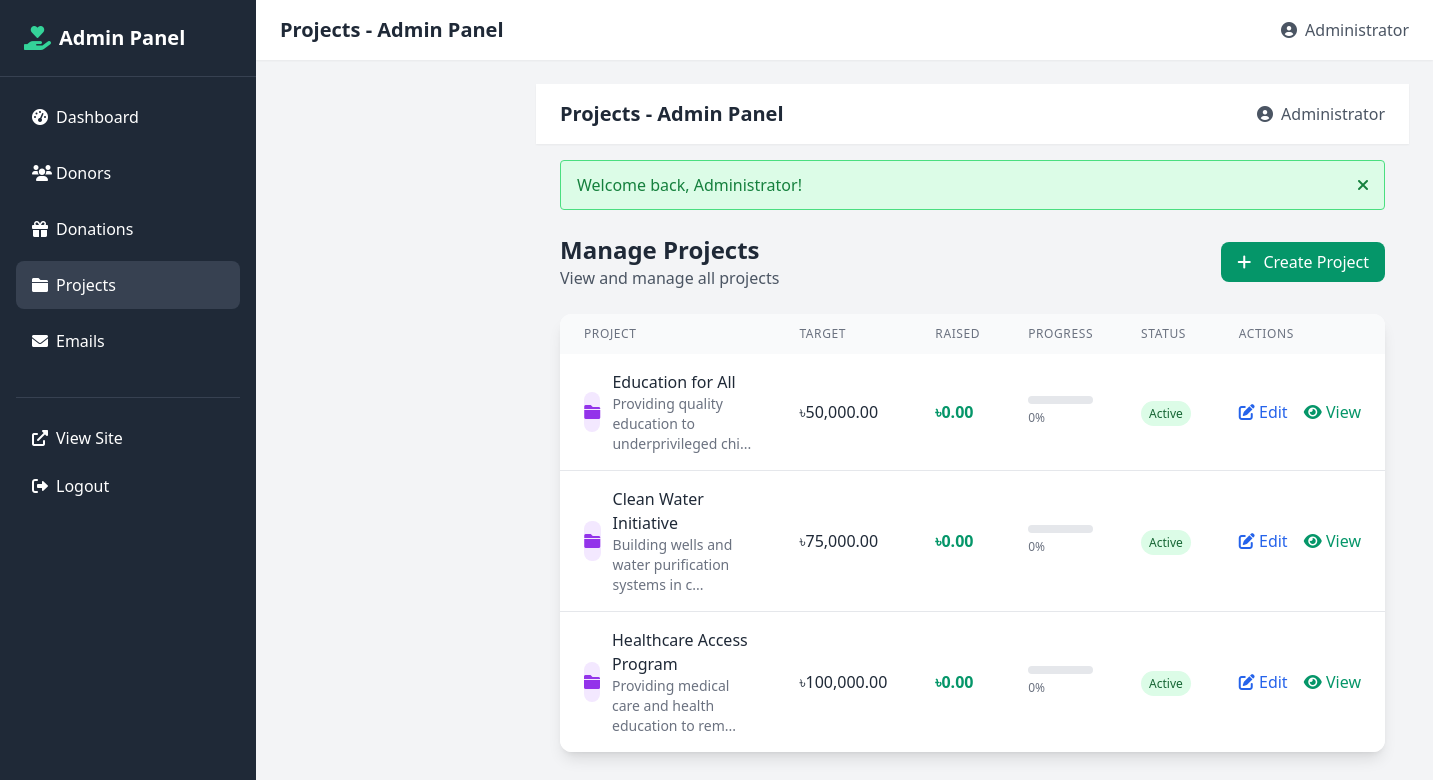
Screenshot of /admin/projects (signed in) with the database file from the repository.
### tables this page shows
CREATE TABLE IF NOT EXISTS projects (
    id BIGINT UNSIGNED AUTO_INCREMENT PRIMARY KEY,
    title VARCHAR(255) NOT NULL,
    slug VARCHAR(255) UNIQUE NOT NULL,
    short_description VARCHAR(500),
    full_description TEXT,
    target_amount DECIMAL(15, 2) NOT NULL DEFAULT 0.00,
    raised_amount DECIMAL(15, 2) DEFAULT 0.00,
    image_path VARCHAR(255),
    status ENUM('draft', 'active', 'completed', 'paused') DEFAULT 'draft',
    start_date DATE DEFAULT NULL,
    end_date DATE DEFAULT NULL,
    created_by BIGINT UNSIGNED DEFAULT NULL,
    created_at TIMESTAMP DEFAULT CURRENT_TIMESTAMP,
    updated_at TIMESTAMP DEFAULT CURRENT_TIMESTAMP ON UPDATE CURRENT_TIMESTAMP,
    FOREIGN KEY (created_by) REFERENCES users(id) ON DELETE SET NULL
);

### controllers/AdminController.php (called while the page is built, shortened)
<?php
class AdminController extends \Controller {
    public function projects() {
        $page = (int) ($_GET['page'] ?? 1);
        $perPage = 10;
        $result = \Project::paginate($page, $perPage);
        $this->view('admin.projects.index', [
            'projects' => $result['data'],
            'currentPage' => $page,
            'totalPages' => $result['totalPages'],
        ]);
    }
}

### public/index.php (called while the page is built, shortened)
<?php
require_once APP_PATH . '/autoload.php';
$router = new Router();
$router->get('/', 'HomeController@index');
$router->get('/projects', 'HomeController@projects');
$router->get('/projects/{slug}', 'HomeController@showProject');
$router->get('/about', 'HomeController@about');
$router->get('/contact', 'HomeController@contact');
$router->get('/login', 'AuthController@showLogin');
$router->post('/login', 'AuthController@login');
$router->get('/register', 'AuthController@showRegister');
$router->post('/register', 'AuthController@register');
$router->get('/logout', 'AuthController@logout');
$router->get('/forgot-password', 'AuthController@showForgotPassword');
$router->get('/dashboard', 'DonorController@dashboard');
$router->get('/donation-history', 'DonorController@showDonationHistory');
$router->get('/donation-history/{id}', 'DonorController@showDonation');
$router->get('/donate/{projectId}', 'DonorController@showDonate');
$router->post('/donate', 'DonorController@processDonation');
$router->get('/donation/success/{id}', 'DonorController@donationSuccess');
$router->get('/profile', 'DonorController@showProfile');
$router->post('/profile', 'DonorController@updateProfile');
$router->get('/admin', 'AdminController@dashboard');
$router->get('/admin/donors', 'AdminController@donors');
$router->get('/admin/donors/{id}', 'AdminController@showDonor');
$router->post('/admin/donors/{id}', 'AdminController@updateDonor');
$router->get('/admin/donations', 'AdminController@donations');
$router->get('/admin/donations/{id}', 'AdminController@showDonation');
$router->post('/admin/donations/{id}', 'AdminController@updateDonationStatus');
$router->get('/admin/projects', 'AdminController@projects');
$router->get('/admin/projects/create', 'AdminController@showCreateProject');
$router->post('/admin/projects', 'AdminController@createProject');
$router->get('/admin/projects/{id}/edit', 'AdminController@showEditProject');
$router->post('/admin/projects/{id}', 'AdminController@updateProject');
$router->get('/admin/projects/{id}/delete', 'AdminController@deleteProject');
$router->get('/admin/emails', 'AdminController@emails');
$router->get('/admin/emails/send', 'AdminController@showSendEmail');
$router->post('/admin/emails/send', 'AdminController@sendEmail');
$router->get('/payment/checkout', 'PaymentController@checkout');
$router->post('/payment/checkout', 'PaymentController@checkout');
$router->post('/payment/process', 'PaymentController@process');
$router->get('/payment/mock/{donationId}', 'PaymentController@mockPayment');
$router->get('/payment/mock/{donationId}/success', 'PaymentController@simulateSuccess');
$router->get('/payment/success', 'PaymentController@success');
$router->get('/payment/fail', 'PaymentController@fail');
$router->get('/payment/cancel', 'PaymentController@cancel');
$router->post('/payment/ipn', 'PaymentController@ipn');
$router->dispatch();

### core/Collection.php (called while the page is built, shortened)
<?php
class Collection implements IteratorAggregate, Countable {
    protected $items = [];
    public function __construct(array $items = []) {
        $this->items = $items;
    }
    public function isEmpty() {
        return empty($this->items);
    }
}

### core/Database.php (called while the page is built, shortened)
<?php
class Database {
    private static $instance = null;
    private $connection;
    private function __construct() {
        $config = require_once APP_PATH . '/config/database.php';
        $dsn = sprintf(
            'mysql:host=%s;port=%s;dbname=%s;charset=%s',
            $config['host'],
            $config['port'],
            $config['database'],
            $config['charset']
        );
        try {
            $this->connection = new PDO($dsn, $config['username'], $config['password'], [
                PDO::ATTR_ERRMODE => PDO::ERRMODE_EXCEPTION,
                PDO::ATTR_DEFAULT_FETCH_MODE => PDO::FETCH_ASSOC,
                PDO::ATTR_EMULATE_PREPARES => false,
            ]);
        } catch (PDOException $e) {
            die('Database connection failed: ' . $e->getMessage());
        }
    }
    public static function getInstance() {
        if (self::$instance === null) {
            self::$instance = new self();
        }
        return self::$instance;
    }
    public function query($sql, $params = []) {
        $stmt = $this->connection->prepare($sql);
        $stmt->execute($params);
        return $stmt;
    }
}

### helpers.php (called while the page is built, shortened)
<?php
function env($key, $default = null) {
    $value = isset($_ENV[$key]) ? $_ENV[$key] : (isset($_SERVER[$key]) ? $_SERVER[$key] : $default);
    return $value;
}
function formatCurrency($amount, $currency = 'BDT') {
    if ($currency === 'BDT') {
        return '৳' . number_format($amount, 2);
    }
    return '$' . number_format($amount, 2);
}

### config/database.php (called while the page is built)
<?php
return [
    'driver' => 'mysql',
    'host' => env('DB_HOST', 'localhost'),
    'port' => env('DB_PORT', '3306'),
    'database' => env('DB_DATABASE', 'ngo_donor_system'),
    'username' => env('DB_USERNAME', 'root'),
    'password' => env('DB_PASSWORD', ''),
    'charset' => 'utf8mb4',
    'collation' => 'utf8mb4_unicode_ci',
    'prefix' => '',
    'strict' => true,
    'engine' => null,
];

### core/Model.php (called while the page is built, shortened)
<?php
abstract class Model {
    protected static $table;
    protected $attributes = [];
    public function fill(array $attributes) {
        foreach ($attributes as $key => $value) {
            $this->attributes[$key] = $value;
        }
        return $this;
    }
    public function __get($name) {
        return $this->attributes[$name] ?? null;
    }
    public static function paginate($page = 1, $perPage = 10) {
        $db = Database::getInstance();
        $offset = ($page - 1) * $perPage;
        $sql = "SELECT * FROM `" . static::$table . "` LIMIT ? OFFSET ?";
        $stmt = $db->query($sql, [$perPage, $offset]);
        $results = $stmt->fetchAll();
        $models = [];
        foreach ($results as $result) {
            $models[] = new static($result);
        }
        $totalSql = "SELECT COUNT(*) as count FROM `" . static::$table . "`";
        $total = $db->query($totalSql)->fetch()['count'];
        return [
            'data' => new Collection($models),
            'total' => $total,
            'page' => $page,
            'perPage' => $perPage,
            'totalPages' => ceil($total / $perPage)
        ];
    }
}

### autoload.php (called while the page is built, shortened)
<?php
spl_autoload_register(function ($class) {
    if (strpos($class, '\\') === false) {
        $modelFile = APP_PATH . '/models/' . $class . '.php';
        if (file_exists($modelFile)) {
            return true;
        }
        $coreFile = APP_PATH . '/core/' . $class . '.php';
        if (file_exists($coreFile)) {
            return true;
        }
        return;
    }
    $prefix = 'controllers\\';
    $baseDir = APP_PATH . '/controllers/';
    $len = strlen($prefix);
    if (strncmp($prefix, $class, $len) === 0) {
        $relativeClass = substr($class, $len);
        $file = $baseDir . str_replace('\\', '/', $relativeClass) . '.php';
        if (file_exists($file)) {
            return true;
        }
    }
});
require_once APP_PATH . '/helpers.php';

### models/Session.php (called while the page is built, shortened)
<?php
class Session {
    public static function get($key, $default = null) {
        return $_SESSION[$key] ?? $default;
    }
    public static function has($key) {
        return isset($_SESSION[$key]);
    }
    public static function isLoggedIn() {
        return self::has('user_id');
    }
    public static function isAdmin() {
        return self::get('user_role') === 'admin';
    }
}

### views/admin/projects/index.php (the view, shortened to what this page needs)
<div class="mb-6 flex justify-between items-center">
    <div>
        <h1 class="text-2xl font-bold text-gray-800">Manage Projects</h1>
        <p class="text-gray-600">View and manage all projects</p>
    </div>
    <a href="/admin/projects/create" class="bg-emerald-600 text-white px-4 py-2 rounded-lg hover:bg-emerald-700 transition">
        <i class="fas fa-plus mr-2"></i> Create Project
    </a>
</div>
<div class="bg-white rounded-xl shadow-lg overflow-hidden">
    <div class="overflow-x-auto">
        <table class="w-full">
            <thead class="bg-gray-50">
                <tr>
                    <th class="px-6 py-3 text-left text-xs font-medium text-gray-500 uppercase tracking-wider">Project</th>
                    <th class="px-6 py-3 text-left text-xs font-medium text-gray-500 uppercase tracking-wider">Target</th>
                    <th class="px-6 py-3 text-left text-xs font-medium text-gray-500 uppercase tracking-wider">Raised</th>
                    <th class="px-6 py-3 text-left text-xs font-medium text-gray-500 uppercase tracking-wider">Progress</th>
                    <th class="px-6 py-3 text-left text-xs font-medium text-gray-500 uppercase tracking-wider">Status</th>
                    <th class="px-6 py-3 text-left text-xs font-medium text-gray-500 uppercase tracking-wider">Actions</th>
                </tr>
            </thead>
            <tbody class="bg-white divide-y divide-gray-200">
                <?php if ($projects->isEmpty()): ?>
                    <tr>
                        <td colspan="6" class="px-6 py-12 text-center text-gray-500">
                            <i class="fas fa-folder text-6xl text-gray-300 mb-4"></i>
                            <p>No projects found.</p>
                        </td>
                    </tr>
                <?php else: ?>
                    <?php foreach ($projects as $project): ?>
                        <tr class="hover:bg-gray-50 transition">
                            <td class="px-6 py-4">
                                <div class="flex items-center">
                                    <div class="w-10 h-10 rounded-lg bg-purple-100 flex items-center justify-center mr-3">
                                        <i class="fas fa-folder text-purple-600"></i>
                                    </div>
                                    <div>
                                        <a href="/projects/<?= htmlspecialchars($project->slug) ?>" class="font-medium text-gray-800 hover:text-emerald-600">
                                            <?= htmlspecialchars($project->title) ?>
                                        </a>
                                        <p class="text-sm text-gray-500"><?= htmlspecialchars(substr($project->short_description, 0, 50)) ?>...</p>
                                    </div>
                                </div>
                            </td>
                            <td class="px-6 py-4 font-medium text-gray-800">
                                <?= formatCurrency($project->target_amount) ?>
                            </td>
                            <td class="px-6 py-4 font-bold text-emerald-600">
                                <?= formatCurrency($project->raised_amount) ?>
                            </td>
                            <td class="px-6 py-4">
                                <?php $progress = $project->target_amount > 0 ? min(100, ($project->raised_amount / $project->target_amount) * 100) : 0; ?>
                                <div class="w-full bg-gray-200 rounded-full h-2">
                                </div>
                                <span class="text-xs text-gray-500 mt-1"><?= number_format($progress, 0) ?>%</span>
                            </td>
                            <td class="px-6 py-4">
                                <span class="px-2 py-1 text-xs rounded-full
                                    <?= $project->status === 'active' ? 'bg-green-100 text-green-800' :
                                        ($project->status === 'completed' ? 'bg-blue-100 text-blue-800' :
                                        ($project->status === 'draft' ? 'bg-gray-100 text-gray-800' : 'bg-red-100 text-red-800')) ?>">
                                    <?= htmlspecialchars(ucfirst($project->status)) ?>
                                </span>
                            </td>
                            <td class="px-6 py-4 whitespace-nowrap">
                                <a href="/admin/projects/<?= $project->id ?>/edit" class="text-blue-600 hover:text-blue-800 mr-3">
                                    <i class="fas fa-edit"></i> Edit
                                </a>
                                <a href="/projects/<?= htmlspecialchars($project->slug) ?>" class="text-emerald-600 hover:text-emerald-800">
                                    <i class="fas fa-eye"></i> View
                                </a>
                            </td>
                        </tr>
                    <?php endforeach; ?>
                <?php endif; ?>
            </tbody>
        </table>
    </div>
</div>
<?php
require_once APP_PATH . '/views/layouts/admin.php';

### core/Router.php (shortened to what this page needs)
<?php
class Router {
    private $routes = [];
    private function addRoute($method, $path, $handler) {
        $this->routes[] = [
            'method' => $method,
            'path' => $path,
            'handler' => $handler,
        ];
    }
    public function dispatch() {
        $method = $_SERVER['REQUEST_METHOD'];
        $uri = parse_url($_SERVER['REQUEST_URI'], PHP_URL_PATH);
        $uri = rtrim($uri, '/');
        foreach ($this->routes as $route) {
            if ($route['method'] !== $method) {
                continue;
            }
            $params = $this->matchRoute($route['path'], $uri);
            if ($params !== false) {
                $this->callHandler($route['handler'], $params);
                return;
            }
        }
    }
    private function matchRoute($routePath, $uri) {
        $routeParts = explode('/', trim($routePath, '/'));
        $uriParts = explode('/', trim($uri, '/'));
        if (count($routeParts) !== count($uriParts)) {
            return false;
        }
        $params = [];
        foreach ($routeParts as $index => $part) {
            if (strpos($part, '{') === 0 && strpos($part, '}') === strlen($part) - 1) {
                $paramName = trim($part, '{}');
                $params[$paramName] = $uriParts[$index];
            } elseif ($part !== $uriParts[$index]) {
                return false;
            }
        }
        return $params;
    }
    private function callHandler($handler, $params) {
        if (is_string($handler) && strpos($handler, '@') !== false) {
            list($controllerName, $method) = explode('@', $handler);
            $controllerName = 'controllers\\' . $controllerName;
            if (class_exists($controllerName)) {
                $controller = new $controllerName();
                if (method_exists($controller, $method)) {
                    call_user_func_array([$controller, $method], array_values($params));
                    return;
                }
            }
        }
        throw new Exception("Handler not found: $handler");
    }
}

### rows the page displays
projects: title "Education for All", short_description "Providing quality education to underprivileged chi", target_amount "৳50,000.00", raised_amount "৳0.00", progress "0", status "Active"
projects: title "Clean Water Initiative", short_description "Building wells and water purification systems in c", target_amount "৳75,000.00", raised_amount "৳0.00", progress "0", status "Active"
projects: title "Healthcare Access Program", short_description "Providing medical care and health education to rem", target_amount "৳100,000.00", raised_amount "৳0.00", progress "0", status "Active"
